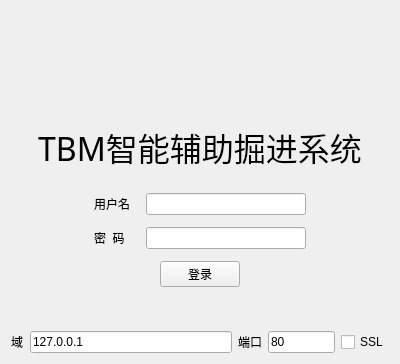
<?xml version="1.0" encoding="UTF-8"?>
<ui version="4.0">
 <class>LoginWindow</class>
 <widget class="QWidget" name="LoginWindow">
  <property name="windowModality">
   <enum>Qt::ApplicationModal</enum>
  </property>
  <property name="geometry">
   <rect>
    <x>0</x>
    <y>0</y>
    <width>400</width>
    <height>357</height>
   </rect>
  </property>
  <property name="windowTitle">
   <string>登录</string>
  </property>
  <layout class="QVBoxLayout" name="verticalLayout">
   <property name="spacing">
    <number>12</number>
   </property>
   <item>
    <layout class="QHBoxLayout" name="horizontalLayout_5">
     <property name="bottomMargin">
      <number>0</number>
     </property>
     <item>
      <spacer name="horizontalSpacer_7">
       <property name="orientation">
        <enum>Qt::Horizontal</enum>
       </property>
       <property name="sizeHint" stdset="0">
        <size>
         <width>40</width>
         <height>20</height>
        </size>
       </property>
      </spacer>
     </item>
     <item>
      <widget class="QLabel" name="label_3">
       <property name="minimumSize">
        <size>
         <width>100</width>
         <height>100</height>
        </size>
       </property>
       <property name="maximumSize">
        <size>
         <width>100</width>
         <height>100</height>
        </size>
       </property>
       <property name="text">
        <string/>
       </property>
       <property name="pixmap">
        <pixmap resource="../resources.qrc">:/resources/bitmap/BJTU.png</pixmap>
       </property>
       <property name="scaledContents">
        <bool>true</bool>
       </property>
       <property name="alignment">
        <set>Qt::AlignCenter</set>
       </property>
      </widget>
     </item>
     <item>
      <spacer name="horizontalSpacer_8">
       <property name="orientation">
        <enum>Qt::Horizontal</enum>
       </property>
       <property name="sizeHint" stdset="0">
        <size>
         <width>40</width>
         <height>20</height>
        </size>
       </property>
      </spacer>
     </item>
    </layout>
   </item>
   <item>
    <widget class="QLabel" name="label_4">
     <property name="font">
      <font>
       <family>华文隶书</family>
       <pointsize>24</pointsize>
      </font>
     </property>
     <property name="text">
      <string>TBM智能辅助掘进系统</string>
     </property>
     <property name="alignment">
      <set>Qt::AlignCenter</set>
     </property>
    </widget>
   </item>
   <item>
    <spacer name="verticalSpacer_2">
     <property name="orientation">
      <enum>Qt::Vertical</enum>
     </property>
     <property name="sizeType">
      <enum>QSizePolicy::Fixed</enum>
     </property>
     <property name="sizeHint" stdset="0">
      <size>
       <width>20</width>
       <height>10</height>
      </size>
     </property>
    </spacer>
   </item>
   <item>
    <layout class="QHBoxLayout" name="horizontalLayout">
     <item>
      <spacer name="horizontalSpacer_5">
       <property name="orientation">
        <enum>Qt::Horizontal</enum>
       </property>
       <property name="sizeHint" stdset="0">
        <size>
         <width>40</width>
         <height>20</height>
        </size>
       </property>
      </spacer>
     </item>
     <item>
      <widget class="QLabel" name="label">
       <property name="minimumSize">
        <size>
         <width>40</width>
         <height>0</height>
        </size>
       </property>
       <property name="text">
        <string>用户名</string>
       </property>
      </widget>
     </item>
     <item>
      <widget class="QLineEdit" name="username_LineEdit">
       <property name="minimumSize">
        <size>
         <width>160</width>
         <height>0</height>
        </size>
       </property>
      </widget>
     </item>
     <item>
      <spacer name="horizontalSpacer_6">
       <property name="orientation">
        <enum>Qt::Horizontal</enum>
       </property>
       <property name="sizeHint" stdset="0">
        <size>
         <width>40</width>
         <height>20</height>
        </size>
       </property>
      </spacer>
     </item>
    </layout>
   </item>
   <item>
    <layout class="QHBoxLayout" name="horizontalLayout_2">
     <item>
      <spacer name="horizontalSpacer_3">
       <property name="orientation">
        <enum>Qt::Horizontal</enum>
       </property>
       <property name="sizeHint" stdset="0">
        <size>
         <width>40</width>
         <height>20</height>
        </size>
       </property>
      </spacer>
     </item>
     <item>
      <widget class="QLabel" name="label_2">
       <property name="minimumSize">
        <size>
         <width>40</width>
         <height>0</height>
        </size>
       </property>
       <property name="text">
        <string>密  码</string>
       </property>
      </widget>
     </item>
     <item>
      <widget class="QLineEdit" name="password_LineEdit">
       <property name="minimumSize">
        <size>
         <width>160</width>
         <height>0</height>
        </size>
       </property>
       <property name="echoMode">
        <enum>QLineEdit::Password</enum>
       </property>
      </widget>
     </item>
     <item>
      <spacer name="horizontalSpacer_4">
       <property name="orientation">
        <enum>Qt::Horizontal</enum>
       </property>
       <property name="sizeHint" stdset="0">
        <size>
         <width>40</width>
         <height>20</height>
        </size>
       </property>
      </spacer>
     </item>
    </layout>
   </item>
   <item>
    <layout class="QHBoxLayout" name="horizontalLayout_3">
     <item>
      <spacer name="horizontalSpacer">
       <property name="orientation">
        <enum>Qt::Horizontal</enum>
       </property>
       <property name="sizeHint" stdset="0">
        <size>
         <width>40</width>
         <height>20</height>
        </size>
       </property>
      </spacer>
     </item>
     <item>
      <widget class="QPushButton" name="login_PushButton">
       <property name="text">
        <string>登录</string>
       </property>
      </widget>
     </item>
     <item>
      <spacer name="horizontalSpacer_2">
       <property name="orientation">
        <enum>Qt::Horizontal</enum>
       </property>
       <property name="sizeHint" stdset="0">
        <size>
         <width>40</width>
         <height>20</height>
        </size>
       </property>
      </spacer>
     </item>
    </layout>
   </item>
   <item>
    <widget class="QCollapseBox" name="collapseWidget" native="true">
     <property name="minimumSize">
      <size>
       <width>0</width>
       <height>20</height>
      </size>
     </property>
    </widget>
   </item>
   <item>
    <layout class="QVBoxLayout" name="contentAreaLayout">
     <property name="leftMargin">
      <number>0</number>
     </property>
     <property name="topMargin">
      <number>0</number>
     </property>
     <property name="rightMargin">
      <number>0</number>
     </property>
     <property name="bottomMargin">
      <number>0</number>
     </property>
     <item>
      <widget class="QWidget" name="contentWidget" native="true">
       <layout class="QHBoxLayout" name="horizontalLayout_4" stretch="1,15,1,5,0">
        <property name="leftMargin">
         <number>0</number>
        </property>
        <property name="topMargin">
         <number>0</number>
        </property>
        <property name="rightMargin">
         <number>0</number>
        </property>
        <property name="bottomMargin">
         <number>0</number>
        </property>
        <item>
         <widget class="QLabel" name="domain_Label">
          <property name="sizePolicy">
           <sizepolicy hsizetype="MinimumExpanding" vsizetype="Preferred">
            <horstretch>0</horstretch>
            <verstretch>0</verstretch>
           </sizepolicy>
          </property>
          <property name="text">
           <string>域</string>
          </property>
         </widget>
        </item>
        <item>
         <widget class="QLineEdit" name="domain_LineEdit">
          <property name="text">
           <string>127.0.0.1</string>
          </property>
         </widget>
        </item>
        <item>
         <widget class="QLabel" name="port_Label">
          <property name="sizePolicy">
           <sizepolicy hsizetype="MinimumExpanding" vsizetype="Preferred">
            <horstretch>0</horstretch>
            <verstretch>0</verstretch>
           </sizepolicy>
          </property>
          <property name="text">
           <string>端口</string>
          </property>
         </widget>
        </item>
        <item>
         <widget class="QLineEdit" name="port_LineEdit">
          <property name="text">
           <string>80</string>
          </property>
         </widget>
        </item>
        <item>
         <widget class="QCheckBox" name="sslCheckBox">
          <property name="text">
           <string>SSL</string>
          </property>
          <property name="checked">
           <bool>false</bool>
          </property>
         </widget>
        </item>
       </layout>
      </widget>
     </item>
    </layout>
   </item>
  </layout>
 </widget>
 <customwidgets>
  <customwidget>
   <class>QCollapseBox</class>
   <extends>QWidget</extends>
   <header>pyside2_utils.widgets</header>
   <container>1</container>
  </customwidget>
 </customwidgets>
 <resources>
  <include location="../resources.qrc"/>
 </resources>
 <connections/>
</ui>
